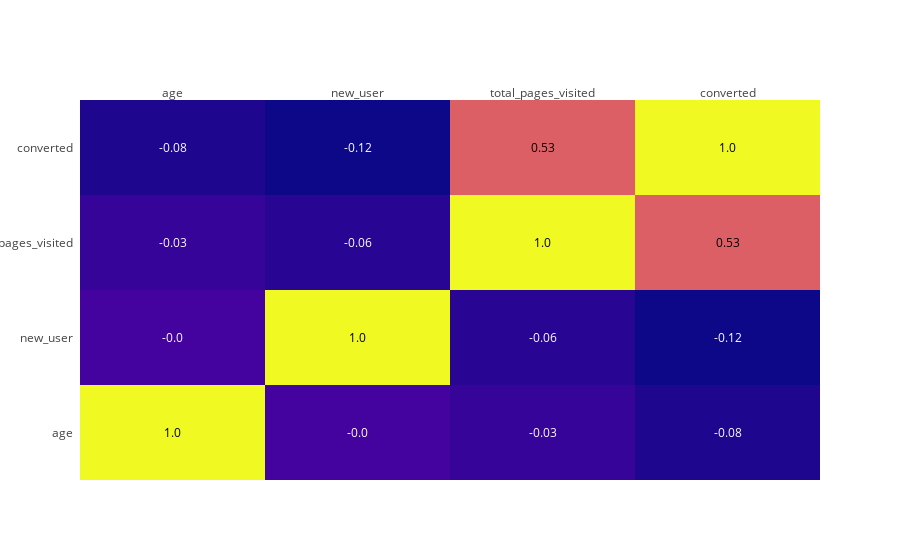

This figure's notebook cell:
### Code cell
# Correlation matrix
corr_matrix = data_sample.corr().round(2)

fig = ff.create_annotated_heatmap(corr_matrix.values,
                                  x = corr_matrix.columns.tolist(),
                                  y = corr_matrix.index.tolist())
fig.show()

### Figure 1 — Plotly figure (JSON) as saved in the notebook; plotly's stock layout.template omitted (floating-point values rounded to 4 significant figures)
{"data": [{"colorscale": [[0, "#0d0887"], [0.1111, "#46039f"], [0.2222, "#7201a8"], [0.3333, "#9c179e"], [0.4444, "#bd3786"], [0.5556, "#d8576b"], [0.6667, "#ed7953"], [0.7778, "#fb9f3a"], [0.8889, "#fdca26"], [1, "#f0f921"]], "reversescale": false, "showscale": false, "type": "heatmap", "x": ["age", "new_user", "total_pages_visited", "converted"], "y": ["age", "new_user", "total_pages_visited", "converted"], "z": [[1, 0, -0.03, -0.08], [0, 1, -0.06, -0.12], [-0.03, -0.06, 1, 0.53], [-0.08, -0.12, 0.53, 1]]}], "layout": {"annotations": [{"font": {"color": "#000000"}, "showarrow": false, "text": "1.0", "x": "age", "xref": "x", "y": "age", "yref": "y"}, {"font": {"color": "#FFFFFF"}, "showarrow": false, "text": "-0.0", "x": "new_user", "xref": "x", "y": "age", "yref": "y"}, {"font": {"color": "#FFFFFF"}, "showarrow": false, "text": "-0.03", "x": "total_pages_visited", "xref": "x", "y": "age", "yref": "y"}, {"font": {"color": "#FFFFFF"}, "showarrow": false, "text": "-0.08", "x": "converted", "xref": "x", "y": "age", "yref": "y"}, {"font": {"color": "#FFFFFF"}, "showarrow": false, "text": "-0.0", "x": "age", "xref": "x", "y": "new_user", "yref": "y"}, {"font": {"color": "#000000"}, "showarrow": false, "text": "1.0", "x": "new_user", "xref": "x", "y": "new_user", "yref": "y"}, {"font": {"color": "#FFFFFF"}, "showarrow": false, "text": "-0.06", "x": "total_pages_visited", "xref": "x", "y": "new_user", "yref": "y"}, {"font": {"color": "#FFFFFF"}, "showarrow": false, "text": "-0.12", "x": "converted", "xref": "x", "y": "new_user", "yref": "y"}, {"font": {"color": "#FFFFFF"}, "showarrow": false, "text": "-0.03", "x": "age", "xref": "x", "y": "total_pages_visited", "yref": "y"}, {"font": {"color": "#FFFFFF"}, "showarrow": false, "text": "-0.06", "x": "new_user", "xref": "x", "y": "total_pages_visited", "yref": "y"}, {"font": {"color": "#000000"}, "showarrow": false, "text": "1.0", "x": "total_pages_visited", "xref": "x", "y": "total_pages_visited", "yref": "y"}, {"font": {"color": "#000000"}, "showarrow": false, "text": "0.53", "x": "converted", "xref": "x", "y": "total_pages_visited", "yref": "y"}, {"font": {"color": "#FFFFFF"}, "showarrow": false, "text": "-0.08", "x": "age", "xref": "x", "y": "converted", "yref": "y"}, {"font": {"color": "#FFFFFF"}, "showarrow": false, "text": "-0.12", "x": "new_user", "xref": "x", "y": "converted", "yref": "y"}, {"font": {"color": "#000000"}, "showarrow": false, "text": "0.53", "x": "total_pages_visited", "xref": "x", "y": "converted", "yref": "y"}, {"font": {"color": "#000000"}, "showarrow": false, "text": "1.0", "x": "converted", "xref": "x", "y": "converted", "yref": "y"}], "xaxis": {"dtick": 1, "gridcolor": "rgb(0, 0, 0)", "side": "top", "ticks": ""}, "yaxis": {"dtick": 1, "ticks": "", "ticksuffix": "  "}}}
